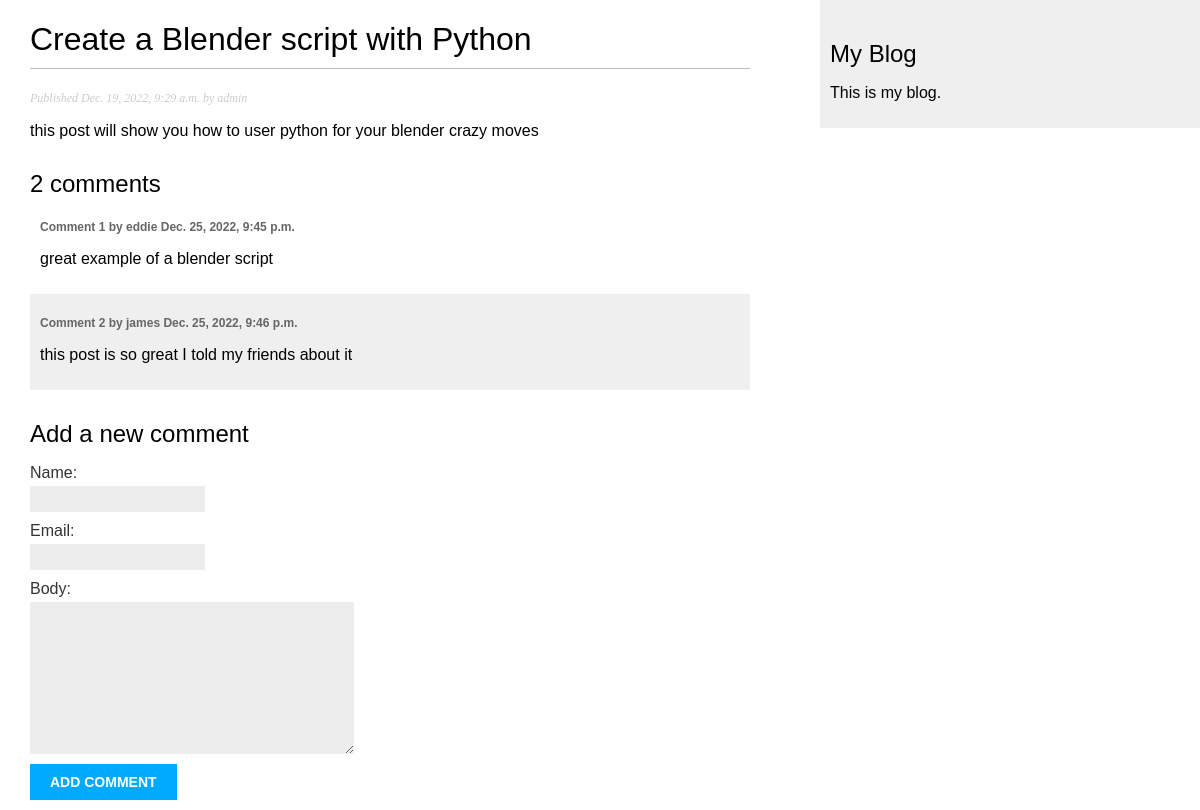
Before: /blog/2022/12/19/blender-script-python/ with the older database file.
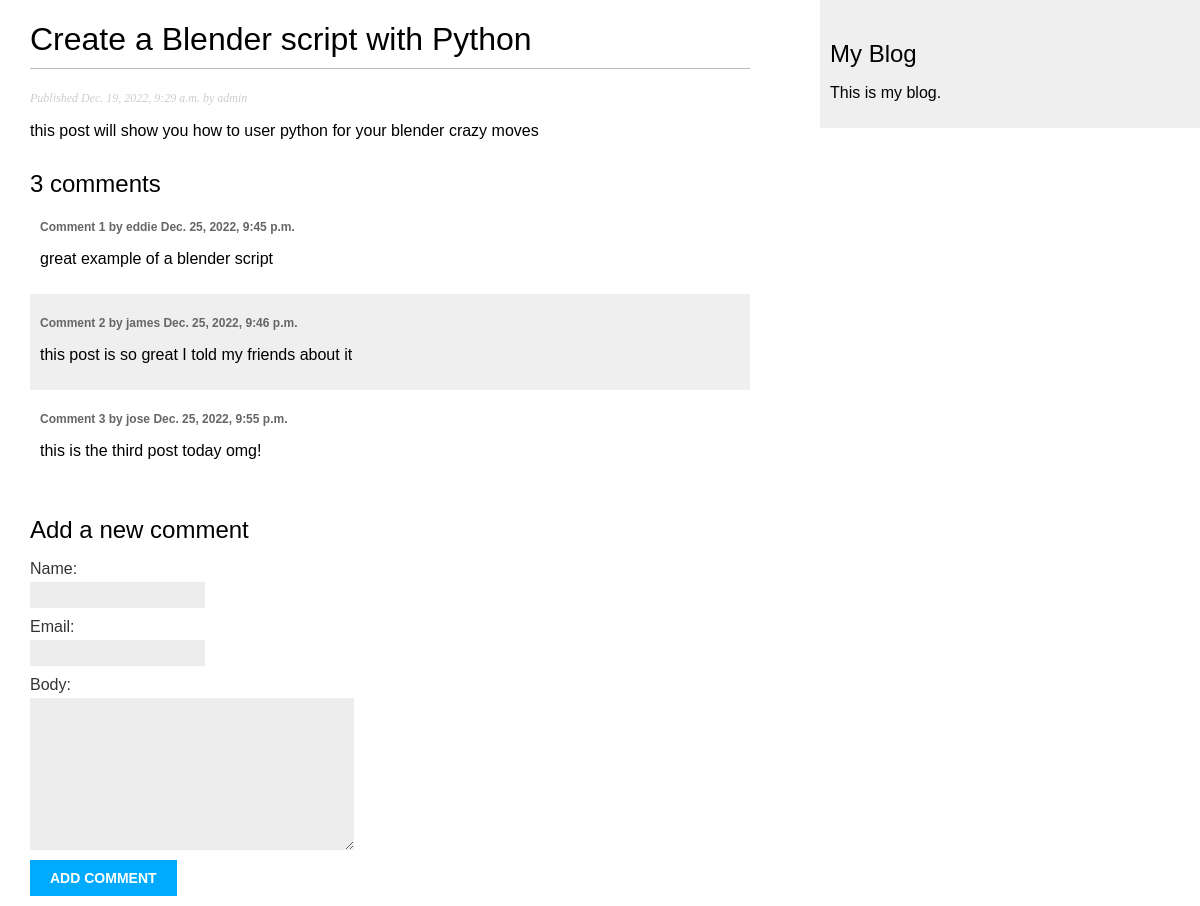
After: the same page with the newer database file.
### blog/models.py (models this page shows, shortened)
class Comment(models.Model):
    post = models.ForeignKey(
        Post, on_delete=models.CASCADE, related_name='comments')
    name = models.CharField(max_length=80)
    email = models.EmailField()
    body = models.TextField()
    created = models.DateTimeField(auto_now_add=True)
    updated = models.DateTimeField(auto_now=True)
    active = models.BooleanField(default=True)  # deactivate comments
    class Meta:
        ordering = ('created',)

### blog/views.py (the view)
def post_detail(request, year, month, day, post):
    post = get_object_or_404(Post, slug=post,
                             status='published', publish__year=year, publish__month=month, publish__day=day)
    comments = post.comments.filter(active=True)
    new_comment = None
    if request.method == 'POST':
        comment_form = CommentForm(data=request.POST)
        if comment_form.is_valid():
            new_comment = comment_form.save(commit=False)
            new_comment.post = post
            new_comment.save()
    else:
        comment_form = CommentForm()
    return render(request, 'blog/post/detail.html', {'post': post, 'comments': comments,
                                                     'new_comment': new_comment,
                                                     'comment_form': comment_form})

### blog/forms.py
class CommentForm(forms.ModelForm): #page52
    class Meta:
        model = Comment
        fields = ('name', 'email', 'body')

### blog/templates/blog/post/detail.html (shortened to what this page needs)
{% extends 'blog/base.html' %}
{% block content%}
<h1>{{ post.title }}</h1>
<p class="date">
    Published {{ post.publish }} by {{ post.author }}
</p>
{{ post.body|linebreaks}}
{% with comments.count as total_comments %}
<h2>
    {{ total_comments }} comment{{ total_comments|pluralize }}
</h2>
{% endwith %}
{% for comment in comments %}
    <div class="comment">
        <p class='info'>
            Comment {{ forloop.counter }} by {{ comment.name }}
            {{ comment.created }}
        </p>
        {{ comment.body|linebreaks }}
    </div>
    {% empty %}
    <p>There are no comments yet.</p>
{% endfor %}
{% if new_comment %}
<h2>Your comment has been added.</h2>
{% else %}
<h2>Add a new comment</h2>
<form method='post'>
    {{ comment_form.as_p }}
    <p><input type='submit' value='Add comment'></p>
</form>
{% endif %}
{% endblock%}

Changed rows visible on the page:
added Comment: name "jose", created "Dec. 25, 2022, 9:55 p.m.", body "this is the third post today omg!"
Other visible differences:
{{ total_comments }}: "2" → "3"
